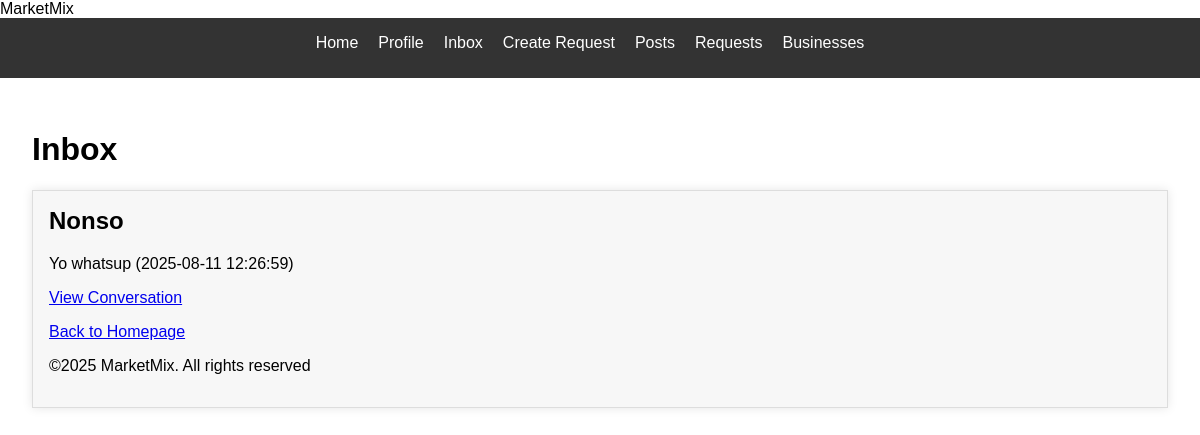
Screenshot of /message/inbox (signed in) with the database file from the repository.
### app/models/user.py (models this page shows, shortened)
class User(db.Model, UserMixin):
    id = db.Column(db.Integer, primary_key=True)
    username = db.Column(db.String(64), unique=True, nullable=False)
    email = db.Column(db.String(120), unique=True, nullable=False)
    password = db.Column(db.String(128))
    user_type = db.Column(db.String(10), nullable=False, default='customer')  # 'vendor' or 'customer'
    country = db.Column(db.String(50), nullable=False, default='unknown')
    state = db.Column(db.String(50), nullable=False, default='unknown')
    city = db.Column(db.String(50), nullable=False, default='unknown')
    is_active = db.Column(db.Boolean, nullable=False, default=True)
    businesses = db.relationship('Business', backref='user', lazy=True)

### app/models/message.py (models this page shows)
class Message(db.Model):
    id = db.Column(db.Integer, primary_key=True)
    sender_id = db.Column(db.Integer, db.ForeignKey('user.id'), nullable=False)
    sender = db.relationship('User', foreign_keys=[sender_id], backref='sent_messages')
    recipient_id = db.Column(db.Integer, db.ForeignKey('user.id'), nullable=False)
    recipient = db.relationship('User', foreign_keys=[recipient_id], backref='received_messages')
    content = db.Column(db.Text, nullable=False)
    created_at = db.Column(db.DateTime, nullable=False, default=db.func.current_timestamp())

### app/routes/message_routes.py (the view)
@message.route('/inbox')
@login_required
def inbox():
    messages = Message.query.filter(
        (Message.sender_id == current_user.id) | (Message.recipient_id == current_user.id)
    ).order_by(Message.created_at.desc()).all()
    conversation_partners = {}
    for message in messages:
        if message.sender_id == current_user.id:
            partner_id = message.recipient_id
        else:
            partner_id = message.sender_id
        if partner_id not in conversation_partners:
            conversation_partners[partner_id] = message
    partners = []
    for partner_id, message in conversation_partners.items():
        partner = User.query.get(partner_id)
        partners.append((partner, message))
    return render_template('message/inbox.html', conversation_partners=partners)

### app/templates/message/inbox.html (shortened to what this page needs)
{% extends 'base.html' %}
{% block content %}
    <h1>Inbox</h1>
        {% for partner, last_message in conversation_partners %}
            <div class="post">
                <h2>{{ partner.username }}</h2>
                <p>{{ last_message.content }} ({{ last_message.created_at.strftime('%Y-%m-%d %H:%M:%S') }})</p>
                <a href="{{ url_for('message.view_conversation', user_id=partner.id) }}">View Conversation</a>
            <div>
        {% endfor %}
    <p><a href="{{ url_for('main.homepage') }}">Back to Homepage</a></p>
{% endblock %}

### app/static/css/style.css (style rules this page uses)
body { font-family: Arial, sans-serif; margin: 0; padding: 0; }
.post { background-color: #f7f7f7; padding: 1em; margin-bottom: 20px; border: 1px solid #ddd; box-shadow: 0 0 10px rgba(0, 0, 0, 0.1); }
.post h2 { margin-top: 0; }

### rows the page displays
User: username "Nonso", content "Yo whatsup", created_at "2025-08-11 12:26:59"
